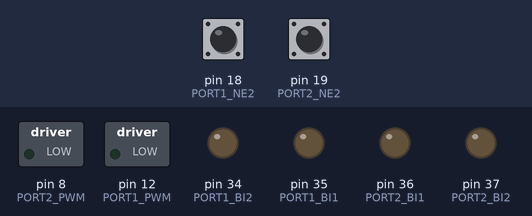
A sketch run on a simulated Arduino Mega 2560, built with avr-gcc and run on an emulated ATmega2560. Shown: switched loads named in the sketch (green lamp = pin HIGH), output pins drawn as LEDs (lit = HIGH). The inputs (shaded band) are chosen by the test bench; at power-on: pin 18 (PORT1_NE2) HIGH, pin 19 (PORT2_NE2) HIGH. EEPROM starts erased; what the sketch prints to the serial monitor is not drawn.

Above: at 0.1 s.
At 5.1 s:
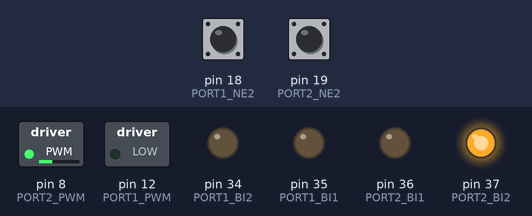
At 9.5 s:
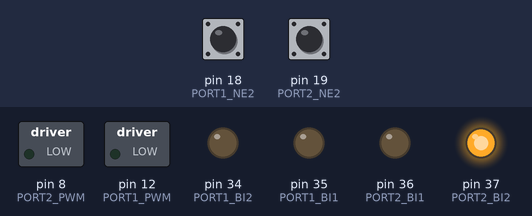
Timing chart, 0 to 11.0 s (numbered marks = the images above):
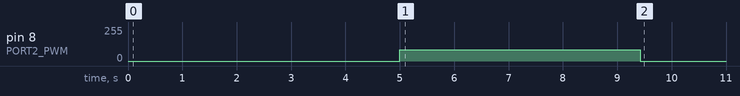

Measured:
- by itself, pin 8 (PORT2_PWM): 83/255 → 0/255 at 9.4 s

The sketch:

MotorStepResponse.ino
```cpp
#include "Motors.h"
#include "Encoders.h"

#include "EEPROM.h"

long tempInit;

void setup() {
  // put your setup code here, to run once:

  InitMotors();
  InitEncoders();
  Serial.begin(9600);
  delay(5000);

  tempInit = micros();
  setMotorAVitesse(0.1);
}

int index = 0;

void loop() {
  //Serial.print(micros() - tempInit);
  //Serial.print("\t");
  //Serial.println(getSpeedMotor2() * 1000.0);


  if (index < 1300) {
    int vitesse = getSpeedMotor2() * 1000.0;
    EEPROM.write(index, vitesse);
    index++;
  }
  else {
    long tempFin = micros();
    Serial.println(tempFin - tempInit);
    setMotorAVitesse(0);
  }

}

void setMotorAVitesse(float vitesse) {
  float tension = 1.039223301 + 28.83495146 * vitesse;

  if (vitesse == 0) {
    setMotorAVoltage2(0);
    return;
  }

  setMotorAVoltage2(tension);
}
```

Encoders.h
```cpp
// PIN utilisées pour l'encodeur incrémental
#define PORT1_NE1 31
#define PORT1_NE2 18

#define PORT2_NE1 38
#define PORT2_NE2 19

void InitEncoders(); // setup encoder position detection

float getPosition1(); // get the actual position of the incremental encoder in pulse.
float getPosition2();

float getSpeedMotor1(); // get the actual speed in pulses/s, computed from the time between two pulses.
float getSpeedMotor2();
```

Encoders.ino
```cpp
#include "Encoders.h"

volatile int position1 = 0;
volatile long duration1 = 0;
volatile long timeOfLastPulse1 = 0;
volatile char dir1 = 0;

volatile int position2 = 0;
volatile long duration2 = 0;
volatile long timeOfLastPulse2 = 0;
volatile char dir2 = 0;

float getPosition1()
{
  noInterrupts();
  float temp = position1*(2*3.1415*(29))/(380*1000.0);
  interrupts();
  return temp;
}

float getPosition2()
{
  noInterrupts();
  float temp = position2*(2*3.1415*(29))/(380*1000.0);
  interrupts();
  return temp;
}

// get the actual speed, computed from the time between two pulses.
float getSpeedMotor1(){
  noInterrupts();
  long tempDur = duration1;
  char tempDir = dir1;
  interrupts();
  if(tempDur == 0)
    return 0;
  else {
    float rot = 1000000.0/( (float)tempDur );
    float v = rot*(2*3.1415*(29))/(380*1000.0);  // Number of pulses per rotation: 8; Gear Ratio : 46; Gear radius: 28.85

    if(tempDir>0)
      return v;
    else
      return -v;
  }


}

float getSpeedMotor2(){
  noInterrupts();
  long tempDur = duration2;
  char tempDir = dir2;
  interrupts();
  if(tempDur == 0)
    return 0;
  else {
    float rot = 1000000.0/( (float)tempDur );
    float v = rot*(2*3.1415*(29))/(380*1000.0);  // Number of pulses per rotation: 8; Gear Ratio : 46; Gear radius: 28.85; Track thickness: 4.5
    if(tempDir>0)
      return v;
    else
      return -v;
  }


}


void InitEncoders()
{
  pinMode(PORT1_NE2,INPUT_PULLUP);
  pinMode(PORT1_NE1,INPUT_PULLUP);
  attachInterrupt(digitalPinToInterrupt(PORT1_NE2),ISR_encoder1,RISING);

  pinMode(PORT2_NE2,INPUT_PULLUP);
  pinMode(PORT2_NE1,INPUT_PULLUP);
  attachInterrupt(digitalPinToInterrupt(PORT2_NE2),ISR_encoder2,RISING);

}


// fonction appelée lors des interruptions 'front montant'
void ISR_encoder1(){
  long newTime = micros();
  if(digitalRead(PORT1_NE1)) // detection du sens de rotation
    {
      position1++;
      dir1 = 1;
    }
    else
    {
      position1--;
      dir1 = -1;
    }
  duration1 = newTime - timeOfLastPulse1;
  timeOfLastPulse1 = newTime;
}

void ISR_encoder2(){
  long newTime = micros();
  if(digitalRead(PORT2_NE1)) // detection du sens de rotation
    {
      position2++;
      dir2 = 1;
    }
    else
    {
      position2--;
      dir2 = -1;
    }
  duration2 = newTime - timeOfLastPulse2;
  timeOfLastPulse2 = newTime;
}
```

Motors.h
```cpp
// PIN utilisées pour l'alimentation moteur
#define PORT1_PWM 12
#define PORT1_BI1 35
#define PORT1_BI2 34

#define PORT2_PWM 8
#define PORT2_BI1 36
#define PORT2_BI2 37

#define MAXPWM 190 // maximum duty cycle for the PWM is 255/MAXPWM
#define VOLT_TO_PWM 255.0/12.0

void InitMotors();
void setMotorAVoltage1(float value);
void setMotorAVoltage2(float value);
```

Motors.ino
```cpp
#include "Motors.h"

void InitMotors()
{
  pinMode(PORT1_BI1,OUTPUT);
  pinMode(PORT1_BI2,OUTPUT);
  pinMode(PORT1_PWM,OUTPUT);

  pinMode(PORT2_BI1,OUTPUT);
  pinMode(PORT2_BI2,OUTPUT);
  pinMode(PORT2_PWM,OUTPUT);
}


// fonction permettant de gerer l'alimentation moteur (sens et amplitude)
void setMotorAVoltage1(float value)
{
  value = -value * VOLT_TO_PWM;
  if(value<0)
  {
    digitalWrite(PORT1_BI1,1);
    digitalWrite(PORT1_BI2,0);
  }
  else
   {
    digitalWrite(PORT1_BI1,0);
    digitalWrite(PORT1_BI2,1);
  }
  analogWrite(PORT1_PWM,constrain(abs(value),0,MAXPWM));
}

void setMotorAVoltage2(float value)
{
  value = value * VOLT_TO_PWM;
  if(value<0)
  {
    digitalWrite(PORT2_BI1,1);
    digitalWrite(PORT2_BI2,0);
  }
  else
   {
    digitalWrite(PORT2_BI1,0);
    digitalWrite(PORT2_BI2,1);
  }
  analogWrite(PORT2_PWM,constrain(abs(value),0,MAXPWM));
}
```
